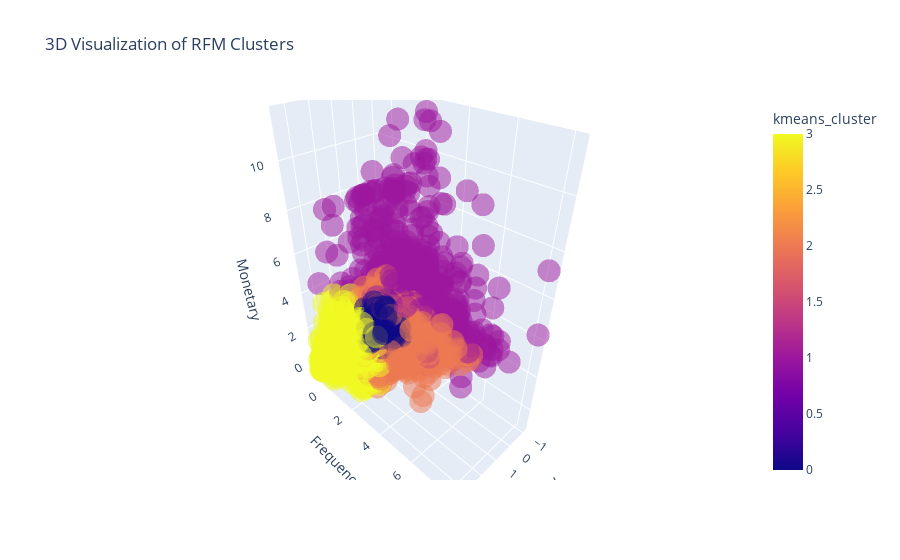

Notebook code cell kept with this figure:
### Code cell
fig = px.scatter_3d(rfm_scaler, x='recency', y='frequency', z='monetary',
                    color='kmeans_cluster', opacity=0.5,
                    labels={'recency': 'Recency', 'frequency': 'Frequency', 'monetary': 'Monetary'},
                    title='3D Visualization of RFM Clusters')

fig.show()

### Figure 1 — Plotly figure (JSON) as saved in the notebook; plotly's stock layout.template omitted (floating-point values rounded to 4 significant figures; data arrays with more than 128 entries replaced by an {"elided": "..."} marker saying what was removed)
{"data": [{"hovertemplate": "Recency=%{x}<br>Frequency=%{y}<br>Monetary=%{z}<br>kmeans_cluster=%{marker.color}<extra></extra>", "legendgroup": "", "marker": {"color": {"elided": "27026 int values"}, "coloraxis": "coloraxis", "opacity": 0.5, "symbol": "circle"}, "mode": "markers", "name": "", "scene": "scene", "showlegend": false, "type": "scatter3d", "x": {"elided": "27026 float values"}, "y": {"elided": "27026 float values"}, "z": {"elided": "27026 float values"}}], "layout": {"coloraxis": {"colorbar": {"title": {"text": "kmeans_cluster"}}, "colorscale": [[0, "#0d0887"], [0.1111, "#46039f"], [0.2222, "#7201a8"], [0.3333, "#9c179e"], [0.4444, "#bd3786"], [0.5556, "#d8576b"], [0.6667, "#ed7953"], [0.7778, "#fb9f3a"], [0.8889, "#fdca26"], [1, "#f0f921"]]}, "legend": {"tracegroupgap": 0}, "scene": {"domain": {"x": [0, 1], "y": [0, 1]}, "xaxis": {"title": {"text": "Recency"}}, "yaxis": {"title": {"text": "Frequency"}}, "zaxis": {"title": {"text": "Monetary"}}}, "title": {"text": "3D Visualization of RFM Clusters"}}}
